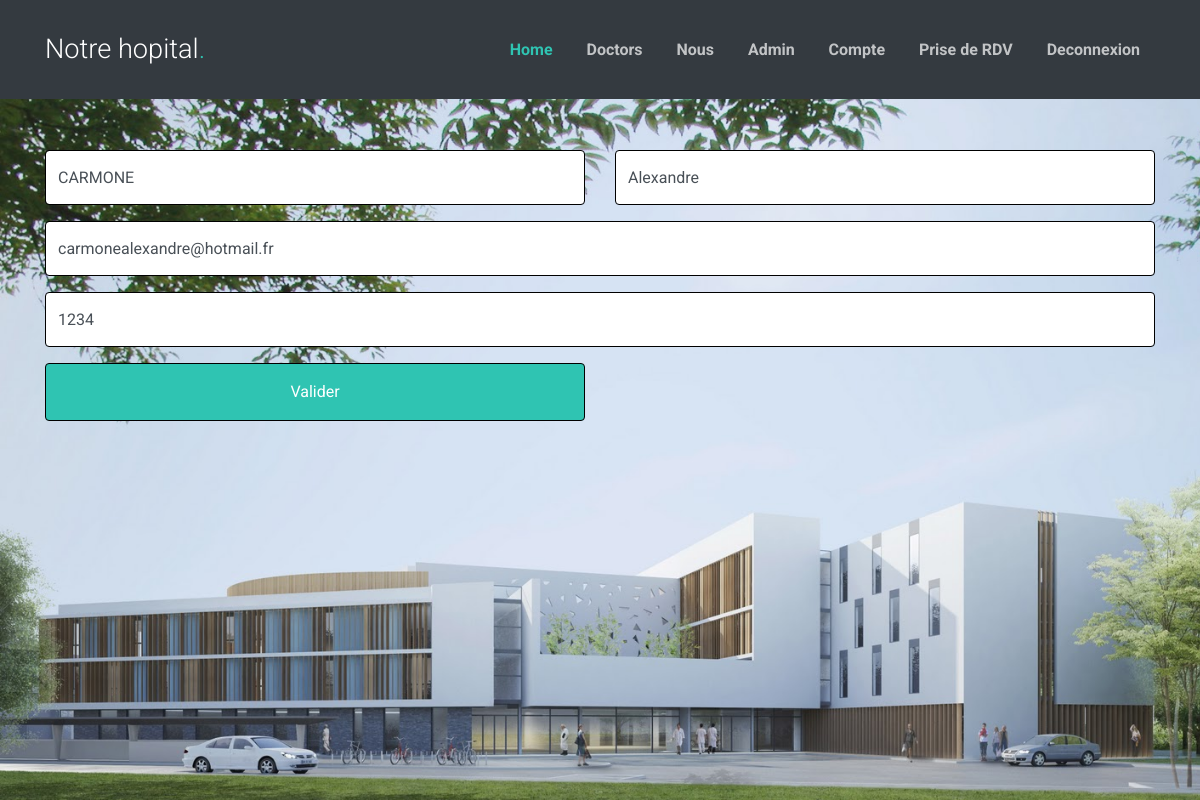
Screenshot of /forms/update.php (signed in) with the database file from the repository.
### tables this page shows
CREATE TABLE IF NOT EXISTS `utilisateur` (
  `id` int UNSIGNED NOT NULL AUTO_INCREMENT,
  `nom` varchar(255) NOT NULL,
  `prenom` varchar(255) NOT NULL,
  `mail` varchar(255) NOT NULL,
  `mdp` varchar(255) NOT NULL,
  `role_user` varchar(255) NOT NULL,
  PRIMARY KEY (`id`)
);

### back/manager/manager.php (called while the page is built, shortened)
<?php
require_once($_SERVER['DOCUMENT_ROOT'].'/Hopital/back/entity/user.php');
class manager
{
 public function connexion_bdd()
 {
   try
   {
     $bdd = new PDO('mysql:host=localhost;dbname=hopital;charset=utf8', 'root', '');
   }
   catch (Exception $e)
   {
     die('Error :' .$e->getMessage());
   }
   return $bdd;
}
    public function recovery_data($id)
    {
        $request = $this->connexion_bdd()->prepare('SELECT * FROM utilisateur WHERE id =:id');
        $request->execute(array(
            'id' => $id
        ));
        $result = $request->fetch();
        return $result;
    }
}

### back/entity/user.php (called while the page is built, shortened)
<?php
class user
{
    protected $id;
    protected $nom;
    protected $prenom;
    protected $mail;
    protected $mdp;
    public function getNom()
    {
        return $this->nom;
    }
    public function getPrenom()
    {
        return $this->prenom;
    }
    public function getMail()
    {
        return $this->mail;
    }
    public function getMdp()
    {
        return $this->mdp;
    }
    public function getId()
    {
        return $this->id;
    }
}
?>

### forms/update.php (the view, shortened to what this page needs)
<?php
include "../include/header.php";
$manager = new manager();
$a = $manager->recovery_data(unserialize($_SESSION['user'])->getId());
$a = unserialize($_SESSION['user']); ?>
<html>
<div class="hero" style="background-image: url('/Hopital/images/hero_bg_1.jpg');">
    <div class="container" style="padding-top: 150px">
        <form action="../back/modification_backend.php" method="post">
            <div class="form-group row">
                <div class="col-md-6 mb-4 mb-lg-0">
                    <input type="text" class="form-control" name="nom" value="<?php echo $a->getNom()?>" minlength="2" maxlength="30" required>
                </div>
                <div class="col-md-6">
                    <input type="text" class="form-control" name="prenom" value="<?php echo $a->getPrenom()?>" minlength="2" maxlength="30" required>
                </div>
            </div>
            <div class="form-group row">
                <div class="col-md-12">
                    <input type="email" class="form-control" name="mail" value="<?php echo $a->getMail()?>" required>
                </div>
            </div>
            <div class="form-group row">
                <div class="col-md-12">
                    <input type="text" class="form-control" name="mdp" value="<?php echo $a->getMdp()?>"required>
                </div>
            </div>
            <div class="form-group row">
                <div class="col-md-6 mr-auto">
                    <input type="submit" class="btn btn-block btn-primary text-white py-3 px-5" value="Valider">
                </div>
            </div>
        </form>
    </div>
</div>
</div>
</html>

### css/style.css (style rules this page uses)
html { overflow-x: hidden; }
body { line-height: 1.7; color: #364d59 !important; font-weight: 300; font-size: 1rem; background: #fff; }
.form-control { height: 55px; background-color: #fff !important; font-family: "Roboto", -apple-system, BlinkMacSystemFont, "Segoe UI", Roboto, "Helvetica Neue", Arial, "Noto Sans", sans-serif, "Apple Color Emoji", "Segoe UI Emoji", "Segoe UI Symbol", "Noto Color Emoji"; }
.hero { position: relative; background-size: cover; }
.hero, .hero > .container > .row { height: 100vh; min-height: 570px; }
.btn.btn-primary { padding: 12px 25px; }
input:valid { border: 1px solid black; }

### rows the page displays
utilisateur: nom "CARMONE", prenom "Alexandre", mail "carmonealexandre@hotmail.fr", mdp "1234"
